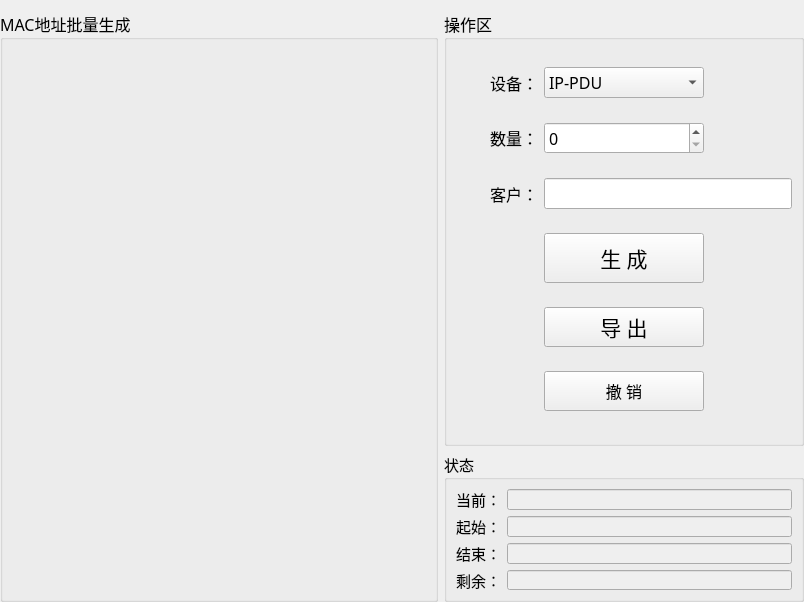
<?xml version="1.0" encoding="UTF-8"?>
<ui version="4.0">
 <class>CreateMacListWid</class>
 <widget class="QWidget" name="CreateMacListWid">
  <property name="geometry">
   <rect>
    <x>0</x>
    <y>0</y>
    <width>804</width>
    <height>602</height>
   </rect>
  </property>
  <property name="font">
   <font>
    <family>微软雅黑</family>
    <pointsize>12</pointsize>
   </font>
  </property>
  <property name="windowTitle">
   <string>Form</string>
  </property>
  <layout class="QGridLayout" name="gridLayout_4">
   <property name="leftMargin">
    <number>0</number>
   </property>
   <property name="rightMargin">
    <number>0</number>
   </property>
   <property name="bottomMargin">
    <number>0</number>
   </property>
   <item row="0" column="1">
    <widget class="QGroupBox" name="groupBox_3">
     <property name="maximumSize">
      <size>
       <width>360</width>
       <height>16777215</height>
      </size>
     </property>
     <property name="title">
      <string>操作区</string>
     </property>
     <layout class="QGridLayout" name="gridLayout_3">
      <item row="0" column="0">
       <widget class="QLabel" name="label_3">
        <property name="text">
         <string>设备：</string>
        </property>
        <property name="alignment">
         <set>Qt::AlignRight|Qt::AlignTrailing|Qt::AlignVCenter</set>
        </property>
       </widget>
      </item>
      <item row="0" column="1">
       <widget class="QComboBox" name="typeBox">
        <item>
         <property name="text">
          <string>IP-PDU</string>
         </property>
        </item>
        <item>
         <property name="text">
          <string>MPDU</string>
         </property>
        </item>
        <item>
         <property name="text">
          <string>RPDU</string>
         </property>
        </item>
        <item>
         <property name="text">
          <string>ZPDU</string>
         </property>
        </item>
        <item>
         <property name="text">
          <string>ATS</string>
         </property>
        </item>
       </widget>
      </item>
      <item row="1" column="0">
       <widget class="QLabel" name="label_2">
        <property name="text">
         <string>数量：</string>
        </property>
        <property name="alignment">
         <set>Qt::AlignRight|Qt::AlignTrailing|Qt::AlignVCenter</set>
        </property>
       </widget>
      </item>
      <item row="1" column="1">
       <widget class="QSpinBox" name="spinBox">
        <property name="minimum">
         <number>0</number>
        </property>
        <property name="maximum">
         <number>9999</number>
        </property>
        <property name="value">
         <number>0</number>
        </property>
       </widget>
      </item>
      <item row="2" column="0">
       <widget class="QLabel" name="label">
        <property name="text">
         <string>客户：</string>
        </property>
        <property name="alignment">
         <set>Qt::AlignRight|Qt::AlignTrailing|Qt::AlignVCenter</set>
        </property>
       </widget>
      </item>
      <item row="2" column="1" colspan="2">
       <widget class="QLineEdit" name="nameEdit"/>
      </item>
      <item row="3" column="0">
       <spacer name="horizontalSpacer">
        <property name="orientation">
         <enum>Qt::Horizontal</enum>
        </property>
        <property name="sizeHint" stdset="0">
         <size>
          <width>81</width>
          <height>20</height>
         </size>
        </property>
       </spacer>
      </item>
      <item row="3" column="1">
       <widget class="QPushButton" name="createBtn">
        <property name="minimumSize">
         <size>
          <width>160</width>
          <height>50</height>
         </size>
        </property>
        <property name="maximumSize">
         <size>
          <width>200</width>
          <height>16777215</height>
         </size>
        </property>
        <property name="font">
         <font>
          <family>微软雅黑</family>
          <pointsize>16</pointsize>
         </font>
        </property>
        <property name="text">
         <string>生 成</string>
        </property>
       </widget>
      </item>
      <item row="3" column="2">
       <spacer name="horizontalSpacer_2">
        <property name="orientation">
         <enum>Qt::Horizontal</enum>
        </property>
        <property name="sizeHint" stdset="0">
         <size>
          <width>81</width>
          <height>20</height>
         </size>
        </property>
       </spacer>
      </item>
      <item row="4" column="0">
       <spacer name="horizontalSpacer_5">
        <property name="orientation">
         <enum>Qt::Horizontal</enum>
        </property>
        <property name="sizeHint" stdset="0">
         <size>
          <width>81</width>
          <height>20</height>
         </size>
        </property>
       </spacer>
      </item>
      <item row="4" column="1">
       <widget class="QPushButton" name="exportBtn">
        <property name="minimumSize">
         <size>
          <width>160</width>
          <height>40</height>
         </size>
        </property>
        <property name="maximumSize">
         <size>
          <width>200</width>
          <height>16777215</height>
         </size>
        </property>
        <property name="font">
         <font>
          <family>微软雅黑</family>
          <pointsize>16</pointsize>
         </font>
        </property>
        <property name="text">
         <string>导 出</string>
        </property>
       </widget>
      </item>
      <item row="4" column="2">
       <spacer name="horizontalSpacer_3">
        <property name="orientation">
         <enum>Qt::Horizontal</enum>
        </property>
        <property name="sizeHint" stdset="0">
         <size>
          <width>81</width>
          <height>20</height>
         </size>
        </property>
       </spacer>
      </item>
      <item row="5" column="0">
       <spacer name="horizontalSpacer_6">
        <property name="orientation">
         <enum>Qt::Horizontal</enum>
        </property>
        <property name="sizeHint" stdset="0">
         <size>
          <width>81</width>
          <height>20</height>
         </size>
        </property>
       </spacer>
      </item>
      <item row="5" column="1">
       <widget class="QPushButton" name="revokeBtn">
        <property name="minimumSize">
         <size>
          <width>160</width>
          <height>40</height>
         </size>
        </property>
        <property name="maximumSize">
         <size>
          <width>200</width>
          <height>16777215</height>
         </size>
        </property>
        <property name="text">
         <string>撤 销</string>
        </property>
       </widget>
      </item>
      <item row="5" column="2">
       <spacer name="horizontalSpacer_4">
        <property name="orientation">
         <enum>Qt::Horizontal</enum>
        </property>
        <property name="sizeHint" stdset="0">
         <size>
          <width>81</width>
          <height>20</height>
         </size>
        </property>
       </spacer>
      </item>
     </layout>
    </widget>
   </item>
   <item row="1" column="1">
    <widget class="QGroupBox" name="groupBox_2">
     <property name="maximumSize">
      <size>
       <width>360</width>
       <height>150</height>
      </size>
     </property>
     <property name="font">
      <font>
       <family>微软雅黑</family>
       <pointsize>11</pointsize>
      </font>
     </property>
     <property name="title">
      <string>状态</string>
     </property>
     <layout class="QGridLayout" name="gridLayout_2">
      <item row="0" column="0">
       <widget class="QLabel" name="label_7">
        <property name="text">
         <string>当前：</string>
        </property>
        <property name="alignment">
         <set>Qt::AlignRight|Qt::AlignTrailing|Qt::AlignVCenter</set>
        </property>
       </widget>
      </item>
      <item row="0" column="1">
       <widget class="QLineEdit" name="macEdit">
        <property name="enabled">
         <bool>false</bool>
        </property>
       </widget>
      </item>
      <item row="1" column="0">
       <widget class="QLabel" name="label_5">
        <property name="text">
         <string>起始：</string>
        </property>
        <property name="alignment">
         <set>Qt::AlignRight|Qt::AlignTrailing|Qt::AlignVCenter</set>
        </property>
       </widget>
      </item>
      <item row="1" column="1">
       <widget class="QLineEdit" name="startEdit">
        <property name="enabled">
         <bool>false</bool>
        </property>
       </widget>
      </item>
      <item row="2" column="0">
       <widget class="QLabel" name="label_6">
        <property name="text">
         <string>结束：</string>
        </property>
        <property name="alignment">
         <set>Qt::AlignRight|Qt::AlignTrailing|Qt::AlignVCenter</set>
        </property>
       </widget>
      </item>
      <item row="2" column="1">
       <widget class="QLineEdit" name="endEdit">
        <property name="enabled">
         <bool>false</bool>
        </property>
       </widget>
      </item>
      <item row="3" column="0">
       <widget class="QLabel" name="label_13">
        <property name="text">
         <string>剩余：</string>
        </property>
        <property name="alignment">
         <set>Qt::AlignRight|Qt::AlignTrailing|Qt::AlignVCenter</set>
        </property>
       </widget>
      </item>
      <item row="3" column="1">
       <widget class="QLineEdit" name="countEdit">
        <property name="enabled">
         <bool>false</bool>
        </property>
       </widget>
      </item>
     </layout>
    </widget>
   </item>
   <item row="0" column="0" rowspan="2">
    <widget class="QGroupBox" name="groupBox">
     <property name="title">
      <string>MAC地址批量生成</string>
     </property>
     <layout class="QGridLayout" name="gridLayout">
      <property name="leftMargin">
       <number>0</number>
      </property>
      <property name="topMargin">
       <number>0</number>
      </property>
      <property name="rightMargin">
       <number>0</number>
      </property>
      <property name="bottomMargin">
       <number>0</number>
      </property>
      <item row="0" column="0">
       <widget class="QWidget" name="widget" native="true"/>
      </item>
     </layout>
    </widget>
   </item>
  </layout>
 </widget>
 <resources/>
 <connections/>
</ui>
